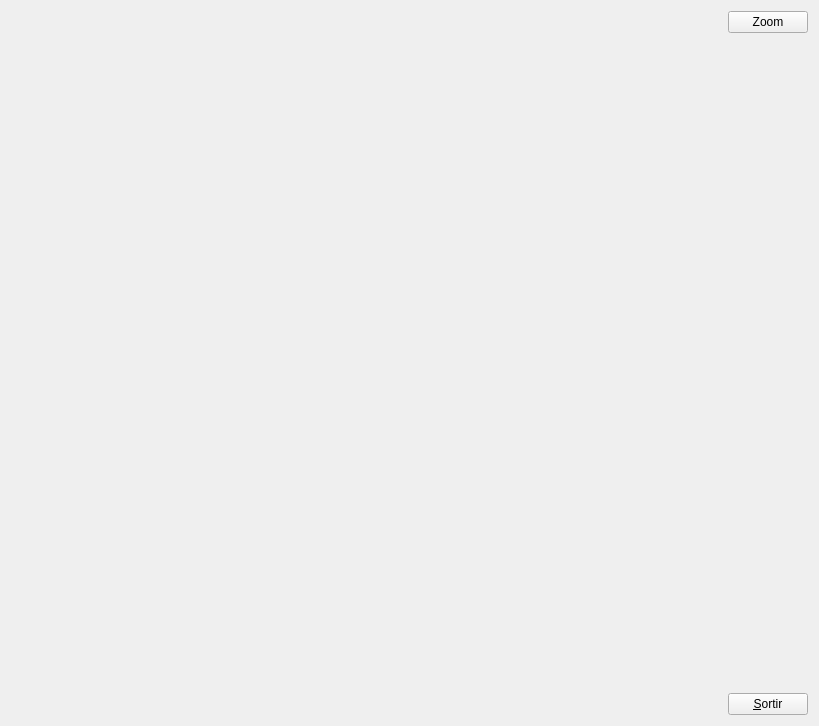
<?xml version="1.0" encoding="UTF-8"?>
<ui version="4.0">
 <class>MyForm</class>
 <widget class="QWidget" name="MyForm">
  <property name="geometry">
   <rect>
    <x>0</x>
    <y>0</y>
    <width>819</width>
    <height>726</height>
   </rect>
  </property>
  <property name="windowTitle">
   <string>Form</string>
  </property>
  <layout class="QHBoxLayout" name="horizontalLayout">
   <item>
    <widget class="MyGLWidget" name="widget" native="true">
     <property name="sizePolicy">
      <sizepolicy hsizetype="Expanding" vsizetype="Expanding">
       <horstretch>0</horstretch>
       <verstretch>0</verstretch>
      </sizepolicy>
     </property>
    </widget>
   </item>
   <item>
    <layout class="QVBoxLayout" name="verticalLayout">
     <item>
      <widget class="QPushButton" name="canviaColorBtn">
       <property name="text">
        <string>Zoom</string>
       </property>
      </widget>
     </item>
     <item>
      <spacer name="verticalSpacer">
       <property name="orientation">
        <enum>Qt::Vertical</enum>
       </property>
       <property name="sizeHint" stdset="0">
        <size>
         <width>20</width>
         <height>40</height>
        </size>
       </property>
      </spacer>
     </item>
     <item>
      <widget class="QPushButton" name="pushButton">
       <property name="sizePolicy">
        <sizepolicy hsizetype="Fixed" vsizetype="Fixed">
         <horstretch>0</horstretch>
         <verstretch>0</verstretch>
        </sizepolicy>
       </property>
       <property name="text">
        <string>&amp;Sortir</string>
       </property>
      </widget>
     </item>
    </layout>
   </item>
  </layout>
 </widget>
 <customwidgets>
  <customwidget>
   <class>MyGLWidget</class>
   <extends>QWidget</extends>
   <header>MyGLWidget.h</header>
   <container>1</container>
   <slots>
    <slot>canviaColor()</slot>
   </slots>
  </customwidget>
 </customwidgets>
 <resources/>
 <connections>
  <connection>
   <sender>pushButton</sender>
   <signal>clicked()</signal>
   <receiver>MyForm</receiver>
   <slot>close()</slot>
   <hints>
    <hint type="sourcelabel">
     <x>793</x>
     <y>716</y>
    </hint>
    <hint type="destinationlabel">
     <x>839</x>
     <y>529</y>
    </hint>
   </hints>
  </connection>
  <connection>
   <sender>canviaColorBtn</sender>
   <signal>clicked()</signal>
   <receiver>widget</receiver>
   <slot>canviaColor()</slot>
   <hints>
    <hint type="sourcelabel">
     <x>736</x>
     <y>26</y>
    </hint>
    <hint type="destinationlabel">
     <x>595</x>
     <y>107</y>
    </hint>
   </hints>
  </connection>
 </connections>
</ui>
